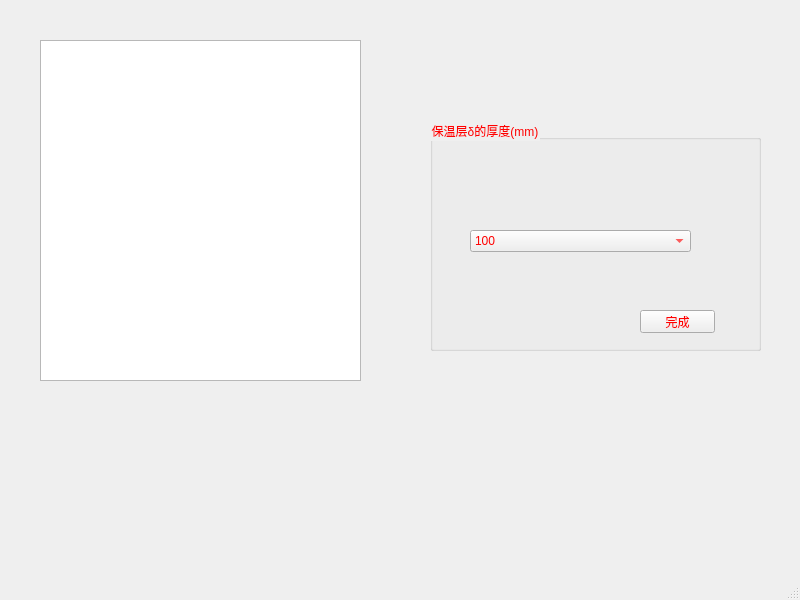
<?xml version="1.0" encoding="UTF-8"?>
<ui version="4.0">
 <class>MainWindow</class>
 <widget class="QMainWindow" name="MainWindow">
  <property name="geometry">
   <rect>
    <x>0</x>
    <y>0</y>
    <width>800</width>
    <height>600</height>
   </rect>
  </property>
  <property name="windowTitle">
   <string>MainWindow</string>
  </property>
  <widget class="QWidget" name="centralwidget">
   <widget class="QGraphicsView" name="graphicsView">
    <property name="geometry">
     <rect>
      <x>40</x>
      <y>40</y>
      <width>321</width>
      <height>341</height>
     </rect>
    </property>
    <property name="styleSheet">
     <string notr="true">border-image: url(:/wuding1/3.png);</string>
    </property>
   </widget>
   <widget class="QGroupBox" name="groupBox">
    <property name="geometry">
     <rect>
      <x>430</x>
      <y>120</y>
      <width>331</width>
      <height>231</height>
     </rect>
    </property>
    <property name="styleSheet">
     <string notr="true">color: rgb(255, 0, 0);
font: 8pt &quot;楷体&quot;;</string>
    </property>
    <property name="title">
     <string>保温层δ的厚度(mm)</string>
    </property>
    <widget class="QComboBox" name="comboBox">
     <property name="geometry">
      <rect>
       <x>40</x>
       <y>110</y>
       <width>221</width>
       <height>22</height>
      </rect>
     </property>
     <item>
      <property name="text">
       <string>100</string>
      </property>
     </item>
     <item>
      <property name="text">
       <string>80</string>
      </property>
     </item>
     <item>
      <property name="text">
       <string>60</string>
      </property>
     </item>
     <item>
      <property name="text">
       <string>50</string>
      </property>
     </item>
     <item>
      <property name="text">
       <string>40</string>
      </property>
     </item>
     <item>
      <property name="text">
       <string>30</string>
      </property>
     </item>
     <item>
      <property name="text">
       <string>25</string>
      </property>
     </item>
    </widget>
    <widget class="QPushButton" name="fff">
     <property name="geometry">
      <rect>
       <x>210</x>
       <y>190</y>
       <width>75</width>
       <height>23</height>
      </rect>
     </property>
     <property name="text">
      <string>完成</string>
     </property>
    </widget>
   </widget>
  </widget>
  <widget class="QMenuBar" name="menubar">
   <property name="geometry">
    <rect>
     <x>0</x>
     <y>0</y>
     <width>800</width>
     <height>22</height>
    </rect>
   </property>
  </widget>
  <widget class="QStatusBar" name="statusbar"/>
 </widget>
 <resources>
  <include location="../pic/wuding.qrc"/>
 </resources>
 <connections/>
</ui>
